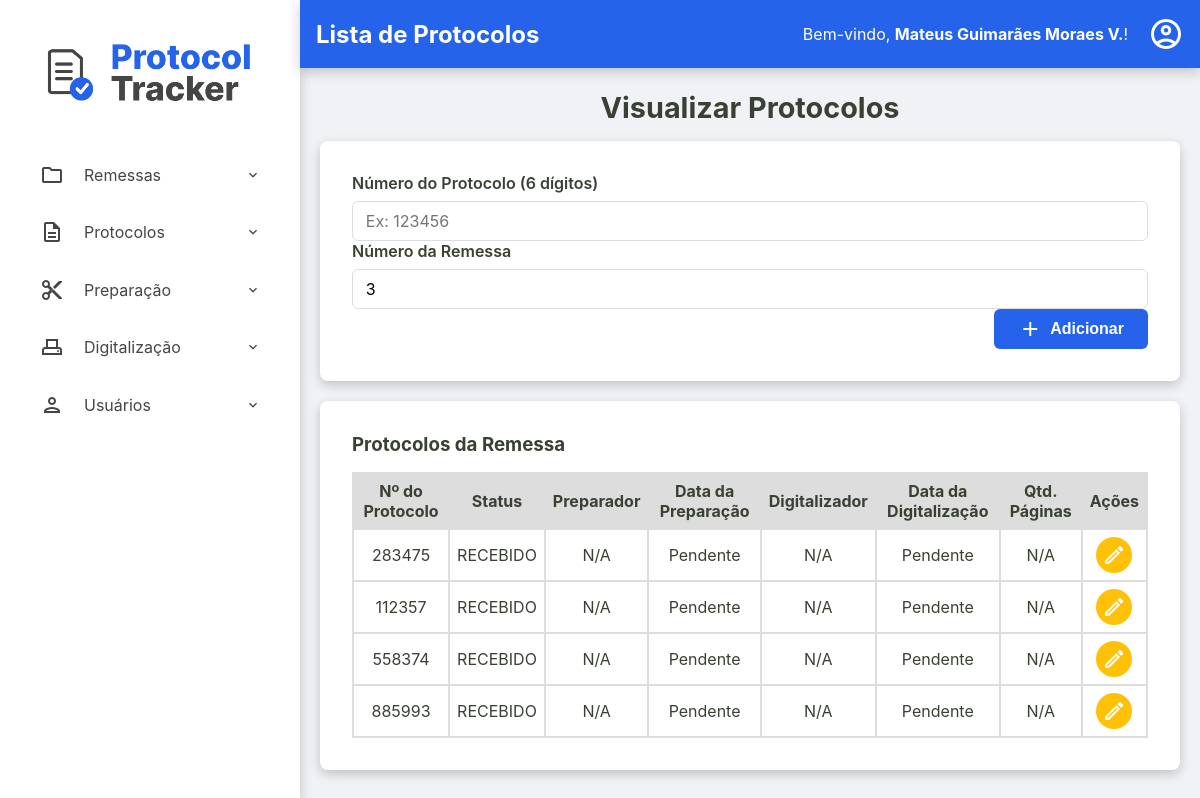
The page /admin/remessas/protocolos?id=bada3be0-6989-44cf-bdf4-c07937e739fd (signed in) on the database its author committed.
### tables this page shows
CREATE TABLE usuarios (
    id INTEGER PRIMARY KEY AUTOINCREMENT,
    nome TEXT NOT NULL,
    email TEXT NOT NULL UNIQUE,
    cpf TEXT NOT NULL UNIQUE,
    hash_senha TEXT NOT NULL,
    permissao TEXT NOT NULL,
    data_criacao TEXT NOT NULL DEFAULT CURRENT_TIMESTAMP,
    status INTEGER NOT NULL DEFAULT 1
  );

CREATE TABLE remessas (
    numero_remessa INTEGER PRIMARY KEY, -- SQLite vai gerenciar o autoincremento aqui
    id TEXT NOT NULL UNIQUE, -- Seu ID de texto continua sendo obrigatório e único
    data_recebimento TEXT NOT NULL,
    data_entrega TEXT NULL,
    status TEXT NOT NULL DEFAULT 'RECEBIDO',
    quantidade_protocolos INTEGER NULL CHECK (quantidade_protocolos >= 0),
    id_administrador INTEGER NOT NULL,
    observacoes TEXT NULL,
    FOREIGN KEY (id_administrador) REFERENCES usuarios (id)
  );

CREATE TABLE protocolos (
    id TEXT PRIMARY KEY,
    id_remessa TEXT NOT NULL,
    numero_protocolo TEXT NOT NULL UNIQUE,
    data_preparacao TEXT NULL,
    id_preparador INTEGER NULL,
    data_digitalizacao TEXT NULL,
    id_digitalizador INTEGER NULL,
    status TEXT NOT NULL DEFAULT 'RECEBIDO',
    quantidade_paginas INTEGER NULL CHECK (quantidade_paginas >= 0),
    observacoes TEXT NULL,
    FOREIGN KEY (id_remessa) REFERENCES remessas (id),
    FOREIGN KEY (id_preparador) REFERENCES usuarios (id),
    FOREIGN KEY (id_digitalizador) REFERENCES usuarios (id)
  );

### src/Controller/Admin/RemessaController.php (called while the page is built, shortened)
<?php
class RemessaController
{
    private ?Usuario $usuario_logado = null;
    public function __construct(
        private RemessaRepository $remessaRepository,
        private RemessaService $remessaService,
        private ProtocoloRepository $protocoloRepository,
        private ProtocoloService $protocoloService,
        private UsuarioRepository $usuarioRepository,
        private DashboardService $dashboardService,
        private UsuarioService $usuarioService
    ) {
        $id_usuario = $_SESSION['usuario_logado_id'] ?? null;
        if ($id_usuario) {
            $this->usuario_logado = $this->usuarioRepository->findById($id_usuario);
        }
    }
    public function exibirProtocolos(?string $id_remessa_param, ?string $erro = null)
    {
        try {
            $id_remessa = $id_remessa_param;
            $remessa = $this->remessaRepository->findById($id_remessa);
            $listaProtocolos = $this->protocoloRepository->findByRemessa($id_remessa);
            $titulo_da_pagina = "Lista de Protocolos";
            $usuario_logado = $this->usuario_logado;
            require __DIR__ . '/../../../templates/admin/visualizar-protocolos.php';
        } catch (Exception $e) {
            $this->exibirRemessas($e->getMessage());
        }
    }
}

### src/Repository/UsuarioRepository.php (called while the page is built, shortened)
<?php
class UsuarioRepository implements UsuarioRepositoryInterface
{
    private PDO $connection;
    public function __construct(PDO $connection)
    {
        $this->connection = $connection;
    }
    public function findById(int $id): ?Usuario
    {
        $sqlQuery = "SELECT * FROM usuarios WHERE id = :id;";
        $stmt = $this->connection->prepare($sqlQuery);
        $stmt->bindValue(':id', $id);
        $stmt->execute();
        $dadosUsuario = $stmt->fetch();
        return Usuario::fromArray($dadosUsuario);
    }
}

### src/Model/Usuario.php (called while the page is built, shortened)
<?php
class Usuario {
    public function getNome(): string { return $this->nome; }
    public static function fromArray(array $array): self
    {
        try {
            $data_criacao = isset($array['data_criacao']) ? new DateTimeImmutable($array['data_criacao']) : null;
        } catch (Exception $e) {
            throw new Exception("Falha ao criar data");
        }
        return new self(
            (int) $array['id'],
            $array['nome'],
            $array['email'],
            $array['cpf'],
            $array['hash_senha'],
            $array['permissao'],
            $data_criacao,
            (bool) $array['status']
        );
    }
}

### src/Repository/RemessaRepository.php (called while the page is built, shortened)
<?php
class RemessaRepository implements RemessaRepositoryInterface
{
    private PDO $connection;
    public function __construct(PDO $connection)
    {
        $this->connection = $connection;
    }
    public function findById(string $id): ?Remessa
    {
        $sqlQuery = "SELECT * FROM remessas WHERE id = :id;";
        $stmt = $this->connection->prepare($sqlQuery);
        $stmt->bindValue(':id', $id);
        $stmt->execute();
        $dadosRemessa = $stmt->fetch();
        return Remessa::fromArray($dadosRemessa);
    }
}

### src/Model/Remessa.php (called while the page is built, shortened)
<?php
class Remessa {
    public function getNumeroRemessa(): int { return $this->numero_remessa; }
    public static function fromArray(array $array): self
    {
        try {
            $data_recebimento = new DateTimeImmutable($array['data_recebimento']);
            $data_entrega = isset($array['data_entrega']) ? new DateTimeImmutable($array['data_entrega']) : null;
        } catch (Exception $e) {
            throw new Exception("Falha ao criar data");
        }
        return new self(
            $array['id'],
            (int) $array['numero_remessa'] ?? null,
            $data_recebimento,
            $data_entrega,
            $array['status'],
            isset($array['quantidade_protocolos']) ? (int)$array['quantidade_protocolos'] : null,
            (int)$array['id_administrador'],
            $array['observacoes'] ?? null
        );
    }
}

### src/Repository/ProtocoloRepository.php (called while the page is built, shortened)
<?php
class ProtocoloRepository implements ProtocoloRepositoryInterface
{
    private PDO $connection;
    public function __construct(PDO $connection)
    {
        $this->connection = $connection;
    }
    public function findByRemessa(string $id_remessa): array
    {
        $sqlQuery = "SELECT * FROM protocolos WHERE id_remessa = :id_remessa;";
        $stmt = $this->connection->prepare($sqlQuery);
        $stmt->bindValue(':id_remessa', $id_remessa);
        $stmt->execute();
        return $this->hidrataLista($stmt);
    }
    private function hidrataLista(PDOStatement $stmt): array
    {
        $listaDeProtocolos = [];
        while($dadosProtocolo = $stmt->fetch()){
            $listaDeProtocolos[] = Protocolo::fromArray($dadosProtocolo);
        }
        return $listaDeProtocolos;
    }
}

### src/Model/Protocolo.php (called while the page is built, shortened)
<?php
class Protocolo {
    public function getId(): ?string { return $this->id; }
    public function getNumeroProtocolo(): string { return $this->numero_protocolo; }
    public function getDataPreparacao(): ?DateTimeImmutable { return $this->data_preparacao; }
    public function getIdPreparador(): ?int { return $this->id_preparador; }
    public function getDataDigitalizacao(): ?DateTimeImmutable { return $this->data_digitalizacao; }
    public function getIdDigitalizador(): ?int { return $this->id_digitalizador; }
    public function getStatus(): string { return $this->status; }
    public function getQuantidadePaginas(): ?int { return $this->quantidade_paginas; }
    public static function fromArray(array $array): self
    {
        try {
            $data_preparacao = isset($array['data_preparacao']) ? new DateTimeImmutable($array['data_preparacao']) :  null;
            $data_digitalizacao = isset($array['data_digitalizacao']) ? new DateTimeImmutable($array['data_digitalizacao']) :  null;
        } catch (Exception $e) {
            throw new Exception("Falha ao criar data");
        }
        return new self(
            $array['id'],
            $array['id_remessa'],
            $array['numero_protocolo'],
            $data_preparacao,
            isset($array['id_preparador']) ? (int) $array['id_preparador'] : null,
            $data_digitalizacao,
            isset($array['id_digitalizador']) ? (int) $array['id_digitalizador'] : null,
            $array['status'],
            isset($array['quantidade_paginas']) ? (int) $array['quantidade_paginas'] : null,
            $array['observacoes'] ?? null,
        );
    }
}

### templates/admin/visualizar-protocolos.php (the view, shortened to what this page needs)
<?php require __DIR__ . '/../components/_header.php'; ?>
<h2>Visualizar Protocolos</h2>
<div class="container-principal-busca">
    <form action="/admin/remessas/protocolos" method="post" class="busca-form-container">
        <div class="form-group">
            <label for="numero_protocolo">Número do Protocolo (6 dígitos)</label>
            <input type="text" id="numero_protocolo" name="numero_protocolo" required maxlength="6" pattern="\d{6}"placeholder="Ex: 123456">
            <label for="numero_remessa">Número da Remessa</label>
            <input type="text" id="numero_remessa" readonly  name="numero_remessa" value="<?= htmlspecialchars($remessa->getNumeroRemessa()) ?>">
        </div>
        <div class="form-actions">
            <button type="submit">
                <span class="material-icons-outlined">add</span> Adicionar
            </button>
        </div>
    </form>
<section class="listagem-container">
    <h3>Protocolos da Remessa</h3>
    <table id="tabela-protocolos-remessa" class="protocolos-table datatable-js">
        <thead>
            <tr>
                <th>Nº do Protocolo</th>
                <th>Status</th>
                <th>Preparador</th>
                <th>Data da Preparação</th>
                <th>Digitalizador</th>
                <th>Data da Digitalização</th>
                <th>Qtd. Páginas</th>
                <th class="acoes-header">Ações</th>
            </tr>
        </thead>
        <tbody>
            <?php foreach ($listaProtocolos as $protocolo): ?>
                <tr>
                    <td><?= htmlspecialchars($protocolo->getNumeroProtocolo()) ?></td>
                    <td><?= htmlspecialchars($protocolo->getStatus()) ?></td>
                    <td>
                        <?php
                            echo htmlspecialchars($protocolo->getIdPreparador() ?? 'N/A');
                        ?>
                    </td>
                    <td><?= $protocolo->getDataPreparacao() ? $protocolo->getDataPreparacao()->format('d/m/Y H:i') : 'Pendente' ?></td>
                    <td>
                        <?php
                            echo htmlspecialchars($protocolo->getIdDigitalizador() ?? 'N/A');
                        ?>
                    </td>
                    <td><?= $protocolo->getDataDigitalizacao() ? $protocolo->getDataDigitalizacao()->format('d/m/Y H:i') : 'Pendente' ?></td>
                    <td><?= htmlspecialchars($protocolo->getQuantidadePaginas() ?? 'N/A') ?></td>
                    <td class="acoes-cell">
                        <a href="/admin/remessas/editar-protocolo?id=<?= htmlspecialchars($protocolo->getId()) ?>" class="btn-acao btn-editar" title="Editar Protocolo">
                            <span class="material-icons-outlined">edit</span>
                        </a>
                    </td>
                </tr>
            <?php endforeach; ?>
        </tbody>
    </table>
</section>
</div>
<?php require __DIR__ . '/../components/_footer.php'; ?>

### templates/components/_content-header.php (shortened to what this page needs)
<div class="content-header">
    <div class="header-title">
        <h2><?= isset($titulo_da_pagina) ? htmlspecialchars($titulo_da_pagina) : 'Página sem Título' ?></h2>
    </div>
    <div class="logout">
        <?php if (isset($usuario_logado) && $usuario_logado): ?>
            <div class="welcome-message">
                <span>Bem-vindo, <strong><?= htmlspecialchars($usuario_logado->getNome()) ?></strong>!</span>
            </div>
            <div class="dropdown">
                <a href="#" id="user-menu-toggle" class="action-icon" title="Opções do Usuário">
                    <span class="material-icons-outlined">account_circle</span>
                </a>
            </div>
        <?php endif; ?>
    </div>
</div>

### public/assets/css/style.css (style rules this page uses)
:root { --cor-fundo-sidebar: #ffffff; --cor-fundo-sidebar-hover: #f2f6ff; --cor-fontes-sidebar: #454545; --cor-fundo-header: #2563eb; --cor-fontes-header: #ffffff; --cor-bordas: #ddd; --cor-fundo-body: #f0f2f5; --cor-fontes-body: #394034; --cor-fundo-sidebar-active: #dbe6ff; --cor-fontes-sidebar-active: #2563eb; --cor-bordas-focus: #80bdff; --cor-fontes-main-button: #ffffff; --cor-main-button: #2563eb; --cor-fontes-cards: #696969; --cor-icones-header: #969696; --cor-icones-header-hover: #007bff; --cor-primaria-erro: #ff2c2c; }
* { margin: 0; padding: 0; box-sizing: border-box; }
body { font-family: -apple-system, BlinkMacSystemFont, 'Segoe UI', Roboto, 'Helvetica Neue', Arial, sans-serif; background-color: var(--cor-fundo-body); color: var(--cor-fontes-body); display: flex; flex-direction: column; min-height: 100vh; }
a { text-decoration: none; }
.content-header { width: 100%; margin: 0 auto 1.4rem auto; display: flex; justify-content: space-between; align-items: center; background-color: var(--cor-fundo-header); color: var(--cor-fontes-header); box-shadow: 0 4px 12px rgba(0,0,0,0.2); padding: 1rem; }
.content-header span { color: var(--cor-fontes-header); }
.action-icon { color: var(--cor-icones-header); transition: color 0.2s; display: flex; align-items: center; }
.action-icon .material-icons-outlined { font-size: 36px; }
.conteudo-principal h2, .conteudo-principal p { text-align: center; max-width: 800px; width: 100%; }
.conteudo-principal h2 { font-size: 1.8rem; color: var(--cor-fontes-body); margin-bottom: 1.0rem; align-self: center; }
.form-group { flex-grow: 1; }
.form-group label { width: 100%; display: block; font-weight: 600; margin-bottom: 0.5rem; }
.form-group input[type="text"], .form-group input[type="number"], .form-group input[type="email"], .form-group input[type="password"], .form-group textarea { width: 100%; height: 40px; padding: 0.8rem; border: 1px solid var(--cor-bordas); border-radius: 6px; font-size: 1rem; font-family: inherit; transition: border-color 0.2s, box-shadow 0.2s; }
.form-actions { display: flex; justify-content: flex-end; }
.form-actions button { font-weight: bold; color: var(--cor-fontes-main-button); background-color: var(--cor-main-button); display: inline-flex; align-items: center; gap: 8px; height: 40px; padding: 0.8rem 1.5rem; font-size: 1rem; border: none; border-radius: 6px; cursor: pointer; transition: background-color 0.2s; text-decoration: none; }
.container-principal-busca { width: 100%; display: flex; flex-direction: column; gap: 20px; }
.busca-form-container { display: flex; flex-direction: column; }
.busca-form-container, .listagem-container { width: 100%; max-width: 1400px; box-shadow: 0 4px 12px rgba(0,0,0,0.2); margin: 0 auto; background-color: var(--cor-fundo-sidebar); padding: 2rem; border-radius: 8px; }
.listagem-container h3 { margin-bottom: 1rem; }
.protocolos-table { width: 100%; border-collapse: collapse; border-spacing: 0; }
.protocolos-table th, .protocolos-table td { padding: 7px; border: 2px solid var(--cor-bordas); text-align: center; vertical-align: middle; }
.protocolos-table thead { background-color: var(--cor-bordas); }
.acoes-header { text-align: center; }
.acoes-cell { display: table-cell; text-align: center; vertical-align: middle; gap: 5px; }
.btn-acao { display: inline-flex; padding: 6px; border: none; border-radius: 50%; cursor: pointer; transition: background-color 0.2s; color: #fff; }
.acoes-cell .btn-acao { display: inline-flex; justify-content: center; align-items: center; gap: 6px; }
.btn-editar { background-color: #ffc107; }
.material-icons-outlined { vertical-align: middle; }
.dropdown { position: relative; display: inline-block; }
.logout { display: flex; align-items: center; justify-content: center; gap: 20px; }

### rows shown on the page
usuarios: nome "Mateus Guimarães Moraes V."
remessas: numero_remessa "3"
protocolos: numero_protocolo "283475", status "RECEBIDO", id_preparador "N/A", shows "Pendente", id_digitalizador "N/A", quantidade_paginas "N/A"
protocolos: numero_protocolo "112357", status "RECEBIDO", id_preparador "N/A", shows "Pendente", id_digitalizador "N/A", quantidade_paginas "N/A"
protocolos: numero_protocolo "558374", status "RECEBIDO", id_preparador "N/A", shows "Pendente", id_digitalizador "N/A", quantidade_paginas "N/A"
protocolos: numero_protocolo "885993", status "RECEBIDO", id_preparador "N/A", shows "Pendente", id_digitalizador "N/A", quantidade_paginas "N/A"

### other values the page prints
$titulo_da_pagina "Lista de Protocolos"
